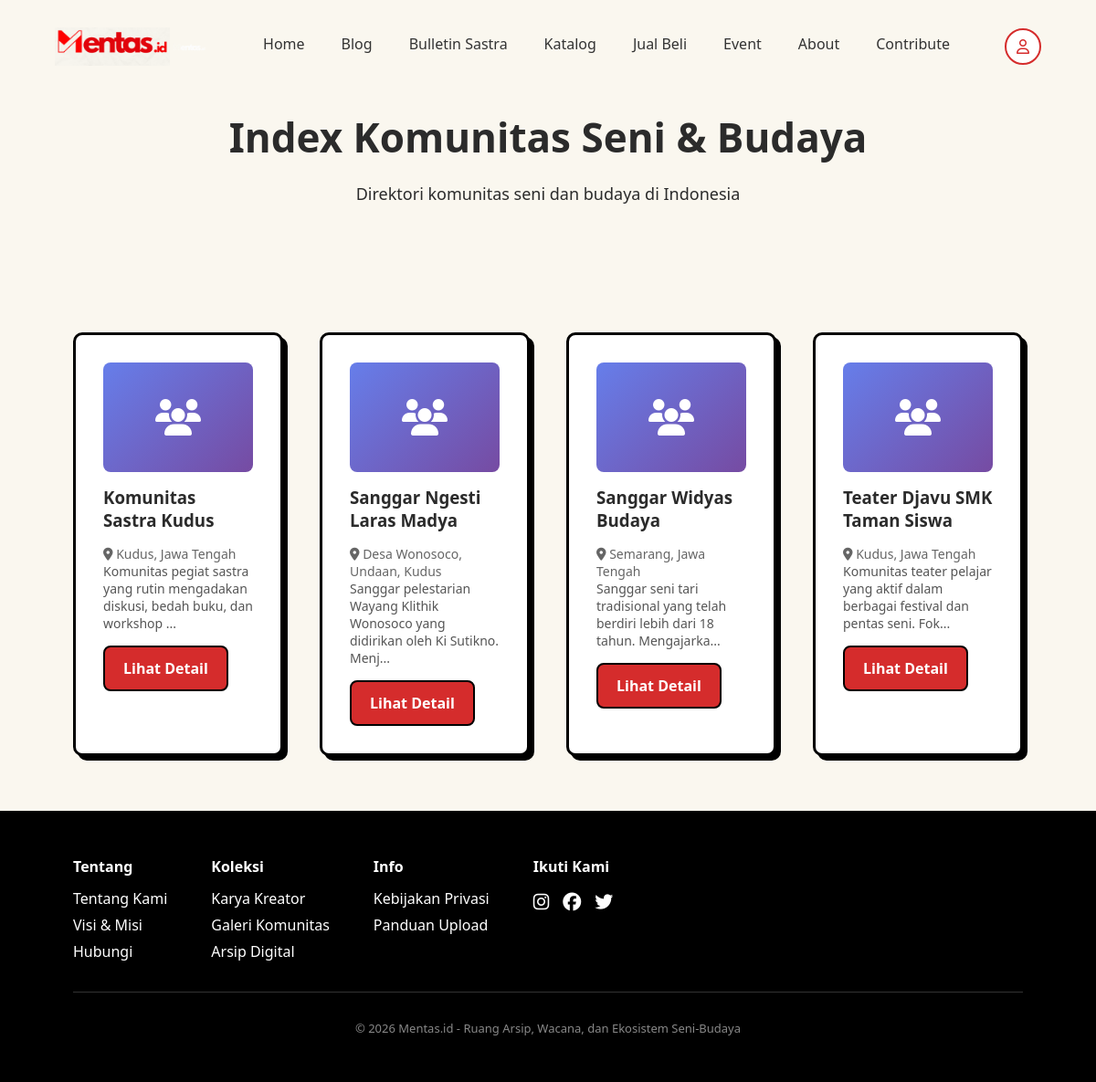
Screenshot of /katalog with the database file from the repository.
### tables this page shows
CREATE TABLE `communities` (
  `id` int NOT NULL,
  `name` varchar(255) NOT NULL,
  `slug` varchar(255) NOT NULL,
  `description` text,
  `image` varchar(255) DEFAULT NULL,
  `location` varchar(255) DEFAULT NULL,
  `contact` varchar(255) DEFAULT NULL,
  `website` varchar(255) DEFAULT NULL,
  `is_active` tinyint(1) DEFAULT '1',
  `created_at` timestamp NULL DEFAULT CURRENT_TIMESTAMP,
  `updated_at` timestamp NULL DEFAULT CURRENT_TIMESTAMP ON UPDATE CURRENT_TIMESTAMP
);

### app/controllers/KatalogController.php (called while the page is built, shortened)
<?php
class KatalogController extends Controller
{
    private $communityModel;
    public function __construct()
    {
        $this->communityModel = new Community();
    }
    public function index()
    {
        $communities = $this->communityModel->all();
        return $this->view('katalog/index', ['communities' => $communities]);
    }
}

### app/core/Router.php (called while the page is built, shortened)
<?php
class Router
{
    public function dispatch()
    {
        $method = 'index';
        $params = [];
        $controller = new $controllerName;
        call_user_func_array([$controller, $method], $params);
    }
}

### public/index.php (called while the page is built, shortened)
<?php
require_once '../app/config/database.php';
require_once '../app/core/Database.php';
require_once '../app/core/Router.php';
require_once '../app/models/Community.php';
$router = new Router();
$router->dispatch();

### app/core/Database.php (called while the page is built, shortened)
<?php
class Database
{
    private static $instance = null;
    private $pdo;
    private function __construct()
    {
        try {
            $dsn = "mysql:host=" . DB_HOST . ";dbname=" . DB_NAME . ";charset=" . DB_CHARSET;
            $options = [
                PDO::ATTR_ERRMODE => PDO::ERRMODE_EXCEPTION,
                PDO::ATTR_DEFAULT_FETCH_MODE => PDO::FETCH_ASSOC,
                PDO::ATTR_EMULATE_PREPARES => false,
            ];
            $this->pdo = new PDO($dsn, DB_USER, DB_PASS, $options);
        } catch (PDOException $e) {
            die("Database connection failed: " . $e->getMessage());
        }
    }
    public static function getInstance()
    {
        if (self::$instance === null) {
            self::$instance = new self();
        }
        return self::$instance;
    }
    public function query($sql, $params = [])
    {
        $stmt = $this->pdo->prepare($sql);
        $stmt->execute($params);
        return $stmt->fetchAll();
    }
}

### app/models/Community.php (called while the page is built, shortened)
<?php
class Community
{
    private $db;
    public function __construct()
    {
        $this->db = Database::getInstance();
    }
    public function all()
    {
        return $this->db->query(
            "SELECT * FROM communities WHERE is_active = 1 ORDER BY name ASC"
        );
    }
}

### app/views/katalog/index.php (the view, shortened to what this page needs)
<section class="hero katalog-hero">
    <div class="hero-content">
        <h1>Index Komunitas Seni & Budaya</h1>
        <p>Direktori komunitas seni dan budaya di Indonesia</p>
    </div>
</section>
<section class="program-section katalog-section">
    <?php if (empty($communities)): ?>
        <p class="katalog-empty">Belum ada data komunitas.</p>
    <?php else: ?>
        <?php foreach ($communities as $community): ?>
            <div class="program-card katalog-card">
                <?php if (!$community['image']): ?>
                    <div class="katalog-thumb katalog-thumb-placeholder">
                        <i class="fa-solid fa-users"></i>
                    </div>
                <?php endif; ?>
                <h3><?= htmlspecialchars($community['name']) ?></h3>
                <?php if ($community['location']): ?>
                    <p class="katalog-location">
                        <i class="fa-solid fa-location-dot"></i>
                        <?= htmlspecialchars($community['location']) ?>
                    </p>
                <?php endif; ?>
                <?php if ($community['description']): ?>
                    <p class="katalog-excerpt">
                        <?= substr($community['description'], 0, 80) ?>...
                    </p>
                <?php endif; ?>
                <a href="<?= BASE_URL ?>/katalog/detail/<?= $community['slug'] ?>" class="btn-outline">
                    Lihat Detail
                </a>
            </div>
        <?php endforeach; ?>
    <?php endif; ?>
</section>

### public/assets/css/mentas.css (style rules this page uses)
* { margin: 0; padding: 0; box-sizing: border-box; font-family: 'Segoe UI', sans-serif; }
html, body { overflow-x: hidden; max-width: 100%; }
html { height: 100%; }
body { background: #faf7ef; color: #2b2b2b; min-height: 100%; display: flex; flex-direction: column; }
.hero { padding: 190px 90px; display: flex; align-items: center; justify-content: center; text-align: center; }
.hero-content h1 { font-size: 44px; font-weight: 800; max-width: 700px; margin: auto; }
.hero-content p { margin: 20px auto; max-width: 550px; font-size: 18px; }
.program-section { display: flex; justify-content: center; gap: 40px; padding: 60px 80px; background: #faf7ef; }
.program-card { background: #ffffff; padding: 30px; width: 300px; border-radius: 10px; border: 3px solid #000; box-shadow: 5px 5px 0 #000; transition: 0.25s ease; }
.program-card h3 { margin-bottom: 15px; }
.btn-outline { display: inline-block; padding: 12px 20px; border: 2px solid #000; text-decoration: none; color: #ffffff; font-weight: 600; border-radius: 8px; background: #d52c2c; }
.program-card .btn-outline { background: #d52c2c; color: #fff; border: 2px solid #000; transition: transform 0.2s ease, box-shadow 0.2s ease, background 0.2s ease; }

### public/assets/css/katalog.css (style rules this page uses)
.katalog-hero { padding: 120px 60px 60px; }
.katalog-location { opacity: 0.9; font-size: 14px; color: #d52c2c; }
.katalog-thumb { width: 100%; height: 120px; object-fit: cover; border-radius: 8px; margin-bottom: 15px; }
.katalog-thumb-placeholder { width: 100%; height: 120px; border-radius: 8px; margin-bottom: 15px; background: linear-gradient(135deg, #667eea, #764ba2); display: flex; align-items: center; justify-content: center; }
.katalog-thumb-placeholder i { font-size: 2.5rem; color: #fff; }
.katalog-card { width: 100%; max-width: 800px; }
.katalog-location { opacity: 0.9; font-size: 14px; color: #555; }
.katalog-excerpt { font-size: 14px; color: #555; margin-bottom: 15px; }

### rows the page displays
communities: name "Komunitas Sastra Kudus", location "Kudus, Jawa Tengah", description "Komunitas pegiat sastra yang rutin mengadakan diskusi, bedah buku, dan workshop"
communities: name "Sanggar Ngesti Laras Madya", location "Desa Wonosoco, Undaan, Kudus", description "Sanggar pelestarian Wayang Klithik Wonosoco yang didirikan oleh Ki Sutikno. Menj"
communities: name "Sanggar Widyas Budaya", location "Semarang, Jawa Tengah", description "Sanggar seni tari tradisional yang telah berdiri lebih dari 18 tahun. Mengajarka"
communities: name "Teater Djavu SMK Taman Siswa", location "Kudus, Jawa Tengah", description "Komunitas teater pelajar yang aktif dalam berbagai festival dan pentas seni. Fok"
